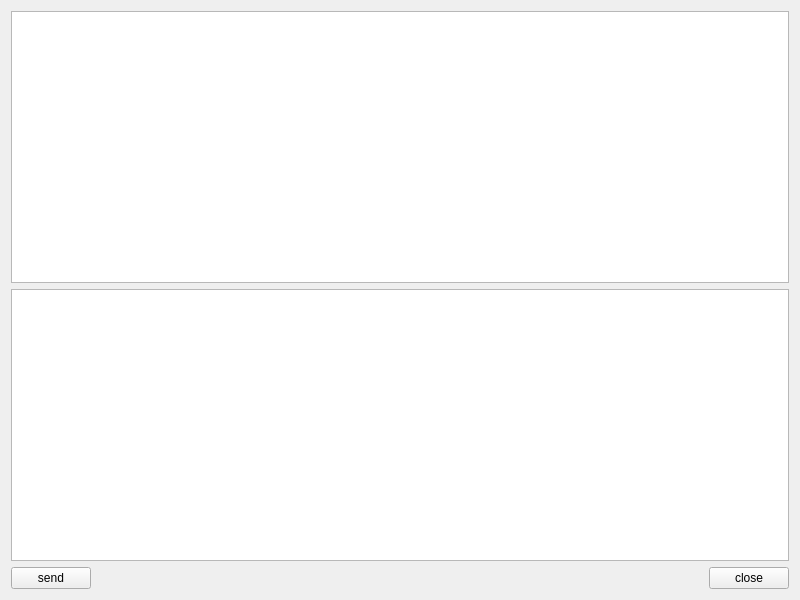
<?xml version="1.0" encoding="UTF-8"?>
<ui version="4.0">
 <class>tcpServerWidget</class>
 <widget class="QWidget" name="tcpServerWidget">
  <property name="geometry">
   <rect>
    <x>0</x>
    <y>0</y>
    <width>800</width>
    <height>600</height>
   </rect>
  </property>
  <property name="windowTitle">
   <string>tcpServerWidget</string>
  </property>
  <layout class="QVBoxLayout" name="verticalLayout_2">
   <item>
    <layout class="QVBoxLayout" name="verticalLayout">
     <item>
      <widget class="QTextEdit" name="textEditRead"/>
     </item>
     <item>
      <widget class="QTextEdit" name="textEditWrite"/>
     </item>
     <item>
      <layout class="QHBoxLayout" name="horizontalLayout">
       <item>
        <widget class="QPushButton" name="pushButtonSend">
         <property name="text">
          <string>send</string>
         </property>
        </widget>
       </item>
       <item>
        <spacer name="horizontalSpacer">
         <property name="orientation">
          <enum>Qt::Horizontal</enum>
         </property>
         <property name="sizeHint" stdset="0">
          <size>
           <width>148</width>
           <height>20</height>
          </size>
         </property>
        </spacer>
       </item>
       <item>
        <widget class="QPushButton" name="pushButtonClose">
         <property name="text">
          <string>close</string>
         </property>
        </widget>
       </item>
      </layout>
     </item>
    </layout>
   </item>
  </layout>
 </widget>
 <resources/>
 <connections/>
</ui>
